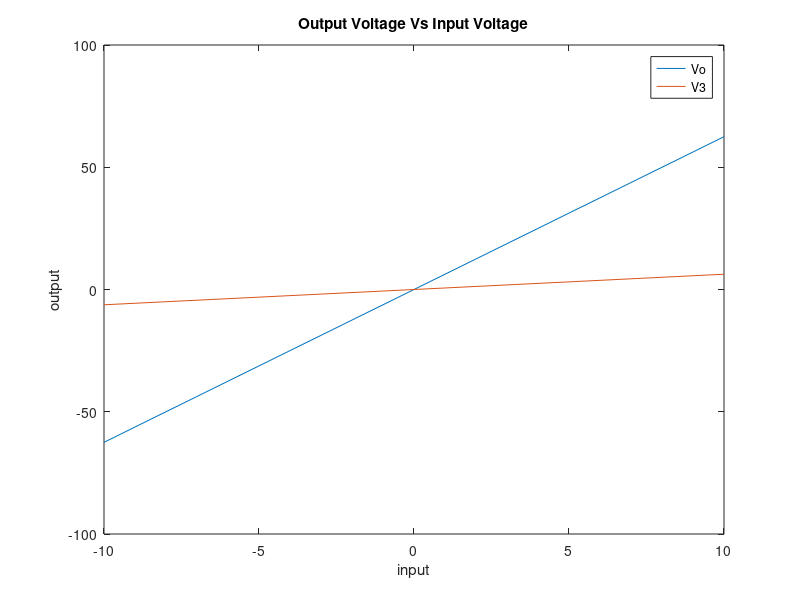
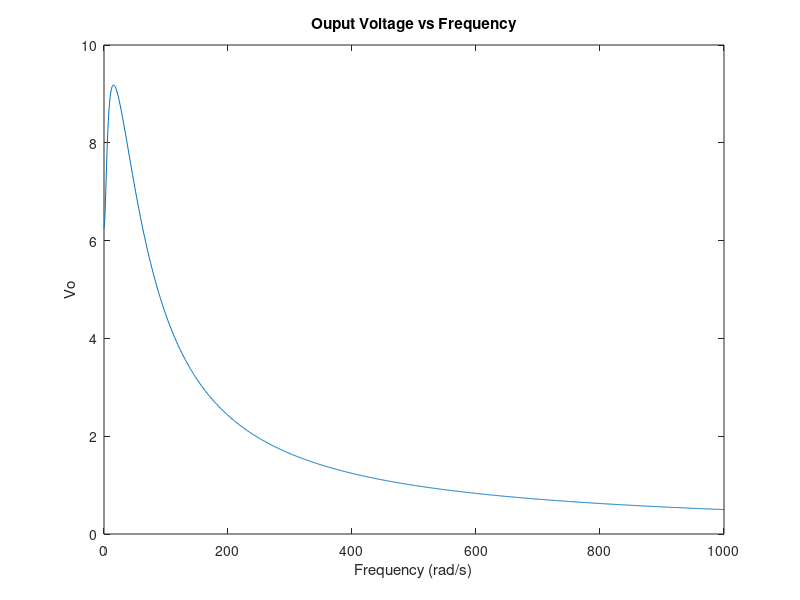
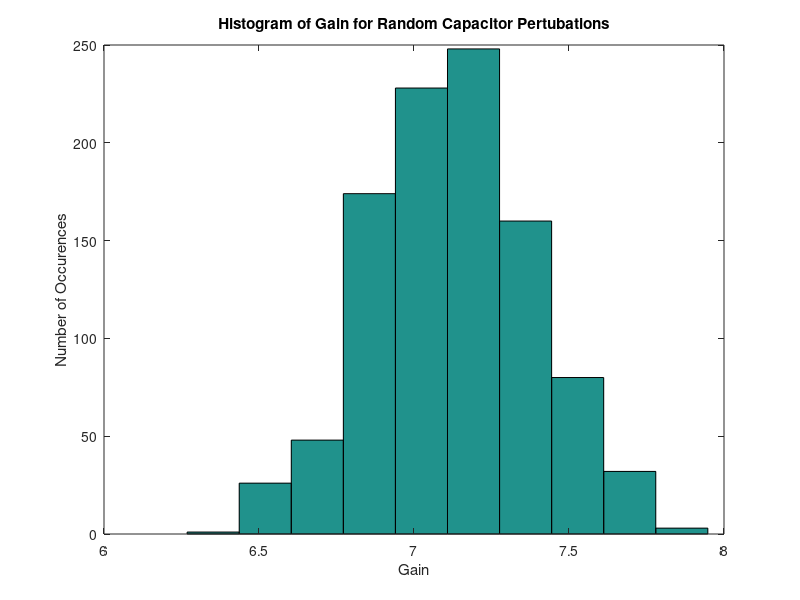
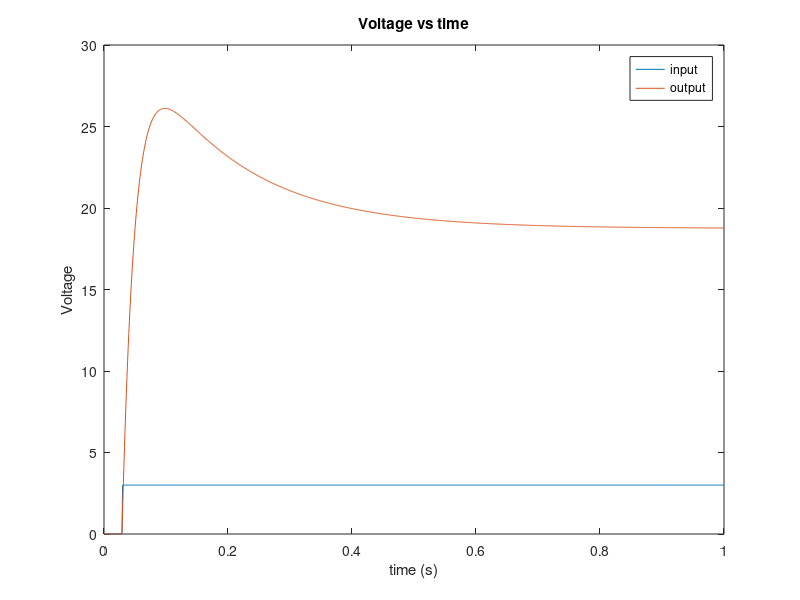

The MATLAB script that drew these images, in order:
%% ELEC 4700 Assignment 4
%% Question 1
% In this question the circuit given was analysed in order to determine the
% G and C matricies. Once these were determined DC and AC simulations were
% preformed on the circuit. Using nodal analysis we see that the circuit is
% described by the following system of differential equations
%
% $$ V1 = Vin $$
%
% $$ G1(V2 - V1) + C1\frac{d(V2 - V1)}{dt} + Il = 0 $$
%
% $$ G3V3 - Il = 0 $$
%
% $$ G3V3 - I3 = 0 $$
%
% $$ G4(Vo - V4) + GoVo = 0 $$
%
% $$ V2 - V3 - L\frac{dIl}{dt} = 0 $$
%
% $$ V4 - aI3 = 0 $$
%
% Now these equations must be put in the form CdV/dt + GV = F. 
% V will be a 7 element column vector. Indicies 1 through 5 represent Vi
% through Vo. Index 6 is Il and index 7 is I3. The F vector has Vin at its
% first index and 0 for the rest of the Values. The rows of the G and C
% matrix correspond to the equations in the order that they were presented
% above. It is easy to see that these matricies are defined as follows

R1 = 1;
R2 = 2;
C = 0.25;
L = 0.2;
R3 = 10;
a = 100;
R4 = 0.1;
R0 = 1000;

G = zeros(7,7);
Cm = zeros(7,7);
G(1,1) = 1;
G(2,1) = -1/R1;
G(2,2) = 1/R1 + 1/R2;
G(2,6) = 1;
G(3,3) = 1/R3;
G(3,6) = -1;
G(4,3) = 1/R3;
G(4,7) = -1;
G(5,4) = -1/R4;
G(5,5) = 1/R4 + 1/R0;
G(6,2) = 1;
G(6,3) = -1;
G(7,4) = 1;
G(7,7) = -a;
Cm(2,1) = -C;
Cm(2,2) = C;
Cm(6,6) = -L;

G
Cm

%%
% Now we are ready to perform DC simulations. With DC simulations that C
% matrix is ignore and we simply solve GV = F. Here we swept the input
% voltage from -10V to 10V. 

F = zeros(7,1);
V = zeros(7,1);
count = 1;
for i = -10:10
    F(1) = i;
    V = G\F;
    Vodc(count) = V(5);
    V3(count) = V(3);
    count = count + 1;
end

figure(1)
plot(linspace(-10,10,21),Vodc)
hold on
plot(linspace(-10,10,21),V3)
title('Output Voltage Vs Input Voltage')
xlabel('input')
ylabel('output')
legend('Vo','V3')

%%
% Next is AC simulations. For these we need to solve the following system
% of of equations (jwC + G)V = F(w). For this simulation I kept the input
% voltage at a constant 1V regardless of frequency. 
j = sqrt(-1);

count = 1;
F(1) = 1;
for w = 0:1000
    Gac = G + j*w*Cm;
    V = Gac\F;
    Voac(count) =  V(5);
    count = count+1;
end
figure(2)
plot(0:1000,abs(Voac))
title('Ouput Voltage vs Frequency')
xlabel('Frequency (rad/s)')
ylabel('Vo')

figure(3)
semilogx(0:1000, log10(abs(Voac)))
title('Gain vs Frequency')
xlabel('Frequncy (rad/s)')
ylabel('Gain (dB)')

%%
% Now we will look at the gain as a function of random pertubations on C.
% The angular frequency will be fixed at w = pi.

Crand = Cm;
for i = 1:1000
    Cr = normrnd(C,0.05);
    Crand(2,1) = -Cr;
    Crand(2,2) = Cr;
    V = (j*pi*Crand + G)\F;
    Vorand(i) = V(5);
end
hist(abs(Vorand));
title('Histogram of Gain for Random Capacitor Pertubations')
xlabel('Gain')
ylabel('Number of Occurences')

%%
% The next step is to perform a transient simulation of this circuit. In
% order to do this we must solve VdV/dt + GV = F. This can be done by
% approximating the derivative using the finite difference method. Doing
% this and rearanging we get
% (C/dt + G)V(j) = CV(j-1)/dt + F(t(j))
% Where j deotes the time index. This circuit was simulated for a step
% input, a sinusoidal input and a gaussian pulse. The code for this
% simulation is shown below. It is worth noting that all initial Voltages
% and current are assumed to be 0.

dt = 0.001;

Atrans = Cm/dt + G;

V1 = zeros(7,1);
V2 = zeros(7,1);
V3 = zeros(7,1);
Vo1(1) = 0;
Vo2(1) = 0;
Vo3(1) = 0;
Vi1(1) = 0;
Vi2(1) = 0;
Vi3(1) = 0;
F1 = zeros(7,1);
F2 = zeros(7,1);
F3 = zeros(7,1);
count = 1;
for t = dt:dt:1
    if t >= 0.03
        F1(1) = 3;
    end
    F2(1) = sin(2*pi*t/0.03);
    F3(1) = exp(-0.5*((t - 0.06)/0.03)^2);
    V1 = Atrans\(Cm*V1/dt + F1);
    V2 = Atrans\(Cm*V2/dt + F2);
    V3 = Atrans\(Cm*V3/dt + F3);
    Vi1(count +1) = V1(1);
    Vi2(count +1) = V2(1);
    Vi3(count +1) = V3(1);
    Vo1(count +1) = V1(5);
    Vo2(count +1) = V2(5);
    Vo3(count +1) = V3(5);
    count = count+1;
end

figure(4)
plot(0:dt:1,Vi1)
hold on
plot(0:dt:1,Vo1)
title('Voltage vs time')
xlabel('time (s)')
ylabel('Voltage')
legend('input','output')

figure(5)
plot(0:dt:1,Vi2)
hold on
plot(0:dt:1,Vo2)
title('Voltage vs time')
xlabel('time (s)')
ylabel('Voltage')
legend('input','output')

figure(6)
plot(0:dt:1,Vi3)
hold on
plot(0:dt:1,Vo3)
title('Voltage vs time')
xlabel('time (s)')
ylabel('Voltage')
legend('input','output')

%%
% We can also take the fourier transform of the input and output signals to
% see what is happening in the frequency domain

Xin = fft(Vi1); %Take fourier transform
P2in = abs(Xin/1000);
P1in = P2in(1:1000/2+1);
P1in(2:end-1) = 2*P1in(2:end-1); % Calculate singel ended spectrum
f = (1/dt)*(0:(1000/2))/1000; % Sampling frequency
figure(7)
plot(f,P1in)

Xo = fft(Vo1);
P2o = abs(Xo/1000);
P1o = P2o(1:1000/2+1);
P1o(2:end-1) = 2*P1o(2:end-1);
f = (1/dt)*(0:(1000/2))/1000;
hold on
plot(f,P1o)
title('Frequency Content Step Input')
xlabel('Frequency (Hz)')
ylabel('Amplitude')
ylim([0 3])
legend('input','output')

%%
% For the step input we see that the fourier transform of the step is the
% sinc function. We see at the output we have a slightly distorted sinc
% function. This distorion comes from the fact that the gain in the pass
% band is not constant. Furthermore we see that the higher frequency
% components are attenuated.

Xin = fft(Vi2); %Take fourier transform
P2in = abs(Xin/1000);
P1in = P2in(1:1000/2+1);
P1in(2:end-1) = 2*P1in(2:end-1); % Calculate singel ended spectrum
figure(8)
plot(f,P1in)

Xo = fft(Vo2);
P2o = abs(Xo/1000);
P1o = P2o(1:1000/2+1);
P1o(2:end-1) = 2*P1o(2:end-1);
hold on
plot(f,P1o)
title('Frequency Content Sinusoidal Input')
xlabel('Frequency (Hz)')
ylabel('Amplitude')
ylim([0 3])
legend('input','output')

%%
% For the sinusiodal input we see that the frequency response has two peaks
% at about 33Hz witch is the frequency of the input and output signal.

Xin = fft(Vi3); %Take fourier transform
P2in = abs(Xin/1000);
P1in = P2in(1:1000/2+1);
P1in(2:end-1) = 2*P1in(2:end-1); % Calculate singel ended spectrum
figure(9)
plot(f,P1in)

Xo = fft(Vo3);
P2o = abs(Xo/1000);
P1o = P2o(1:1000/2+1);
P1o(2:end-1) = 2*P1o(2:end-1);
hold on
plot(f,P1o)
title('Frequency Content Gaussian Input')
xlabel('Frequency (Hz)')
ylabel('Amplitude')
ylim([0 3])
legend('input','output')

%%
% For the gaussian input we see that the fourier transform of a gaussian
% signal is also a gaussian signal. Since the majority of the frequency
% response of the gaussian input falls within the pass band of this
% circuit, we see a gaussian frequency response at the output as well.

%% Part 3 Circuit With Noise
% In this part, the model is imporved by adding a noise current source and a
% cpcacitor, to bandlimit the noise, in parallel with R3. This way R3 will
% behave more like a real resistor. This addition will alter the C matrix
% and the F input vector. To do this recall the third equation in part 1.
% In order to add the current source and capacitor the equation is changed
% as follows.
% $$ G3V3 Cn\frac{dV3}{dt} - Il = In $$
% Where In is the noise current and Cn is the capacitor. From this we see
% that F(3) will need to be set to the noise current, In. And the C matrix
% needs to modified as folows.

In = 0.001;
Cn = 0.00001;
Cm(3,3) = Cn;
G
Cm

dt = 0.001;
Atrans = Cm/dt + G;

F = zeros(7,1);
V = zeros(7,1);
Vo(1) = 0;
Vi(1) = 0;

count = 1;
for t = dt:dt:1
    F(1) = exp(-0.5*((t - 0.06)/0.03)^2);
    F(3) = In*normrnd(0,1);
     V = Atrans\(Cm*V/dt + F);
     Vi(count + 1) = F(1);
     Vo(count + 1) = V(5);
     count = count + 1;
end

figure(10)
plot(0:dt:1,Vi)
hold on
plot(0:dt:1,Vo)
title('Voltage vs time')
xlabel('time (s)')
ylabel('Voltage')
legend('input','output')

Xin = fft(Vi);
P2in = abs(Xin/1000);
P1in = P2in(1:1000/2+1);
P1in(2:end-1) = 2*P1in(2:end-1);
f = (1/dt)*(0:(1000/2))/1000;
figure(11)
plot(f,P1in)

Xo = fft(Vo);
P2o = abs(Xo/1000);
P1o = P2o(1:1000/2+1);
P1o(2:end-1) = 2*P1o(2:end-1);
f = (1/dt)*(0:(1000/2))/1000;
hold on
plot(f,P1o)
title('Frequency Content Noisy Resistor')
xlabel('Frequency (Hz)')
ylabel('Amplitude')
ylim([0 3])
legend('input','output')

%%
% Now the effects of varying Cn will be explored. We are going to simulate
% this circuit for Cn = 0, Cn = 0.001 and Cn = 0.1
Csmall = Cm;
Cmed = Cm;
Clarge = Cm;
Csmall(3,3) = 0;
Cmed(3,3) = 0.001;
Clarge(3,3) = 0.1;


Vsmall = zeros(7,1);
Vmed = zeros(7,1);
Vlarge = zeros(7,1);
Vosmall(1) = 0;
Vomed(1) = 0;
Volarge(1) = 0;
Vi(1) = 0;
count = 1;
for t = dt:dt:1
     F(1) = exp(-0.5*((t - 0.06)/0.03)^2);
     F(3) = In*normrnd(0,1);
     Vsmall = (Csmall/dt + G)\(Csmall*Vsmall/dt + F);
     Vmed = (Cmed/dt + G)\(Cmed*Vmed/dt + F);
     Vlarge = (Clarge/dt + G)\(Clarge*Vlarge/dt + F);
     Vosmall(count + 1) = Vsmall(5);
     Vomed(count + 1) = Vmed(5);
     Volarge(count + 1) = Vlarge(5);
     Vi(count + 1) = F(1);
     count = count + 1;
end

figure(12)
plot(0:dt:1,Vi1)
hold on
plot(0:dt:1,Vosmall)
title('Voltage vs time Cn = 0')
xlabel('time (s)')
ylabel('Voltage')
legend('input','output')

figure(13)
plot(0:dt:1,Vi)
hold on
plot(0:dt:1,Vomed)
title('Voltage vs time Cn = 0.001')
xlabel('time (s)')
ylabel('Voltage')
legend('input','output')

figure(14)
plot(0:dt:1,Vi)
hold on
plot(0:dt:1,Volarge)
title('Voltage vs time Cn = 0.1')
xlabel('time (s)')
ylabel('Voltage')
legend('input','output')

%%
% These plots show that initially, the noise is reduced as the capacitor is
% increased. However, as it is increased further the output signal becomes
% distorted as higher frequency harmonics become amplified.

%%
% Now the effect of varying the time step will be explored. The circuit
% will be simulated for dt = 0.003 and dt = 0.1

dt1 = 0.01;
ViSmallStep(1) = 0;
VoSmallStep(1) = 0;
V = zeros(7,1);
count = 1;
for t = dt1:dt1:1
     F(1) = exp(-0.5*((t - 0.06)/0.03)^2);
     F(3) = In*normrnd(0,1);
     V = (Cm/dt1 + G)\(Cm*V/dt1 + F);
     VoSmallStep(count + 1) = V(5);
     ViSmallStep(count + 1) = F(1);
     count = count + 1;
end

dt2 = 0.1;
ViLargeStep(1) = 0;
VoLargeStep(1) = 0;
V = zeros(7,1);
count = 1;
for t = dt2:dt2:1
     F(1) = exp(-0.5*((t - 0.06)/0.03)^2);
     F(3) = In*normrnd(0,1);
     V = (Cm/dt2 + G)\(Cm*V/dt2 + F);
     VoLargeStep(count + 1) = V(5);
     ViLargeStep(count + 1) = F(1);
     count = count + 1;
end

figure(15)
plot(0:dt1:1,ViSmallStep)
hold on
plot(0:dt1:1,VoSmallStep)
title('Voltage vs time dt = 0.003')
xlabel('time (s)')
ylabel('Voltage')
legend('input','output')

figure(16)
plot(0:dt2:1,ViLargeStep)
hold on
plot(0:dt2:1,VoLargeStep)
title('Voltage vs time dt = 0.01')
xlabel('time (s)')
ylabel('Voltage')
legend('input','output')

%%
% These results show that as the step is increased, the results of the
% simulation can become very erratic and unnacurate. This is because the
% accuracy of the finite difference approximation is inversly proportional
% to the step size.

%% Part 4 Non Linearity
% If the transconductance of this device was non linear and was modeled by
% a thrid order polynomial, then the simulation would have to be modified
% in order to handle the nonlinearity. A Column Vector B(V) would be added
% to the left side of the matrix equation in order to deal with the
% non linearity. The updated system of equations would look like this.
%
% $$ V1 = Vin $$
%
% $$ G1(V2 - V1) + C1\frac{d(V2 - V1)}{dt} + Il = 0 $$
%
% $$ G3V3 - Il = 0 $$
%
% $$ G3V3 - I3 = 0 $$
%
% $$ G4(Vo - V4) + GoVo = 0 $$
%
% $$ V2 - V3 - L\frac{dIl}{dt} = 0 $$
%
% $$ V4 - (aI3 + bI3^2 + cI3^3) = 0 $$
%
% This means that G(7,7) is changes to 1 and B(V)(7) = aI3 + bI3^2 + cI3^3. 
% Because the system is non linear, it can't be solved by simple gaussian
% elimination. Instead the Newton Raphson algorithm must be used to solve
% this system. The Newton Raphson method is an iterative method that
% calculates the root of an equation based on an initial guess of the root
% as well as the value of the function and its derivative of the guess.












